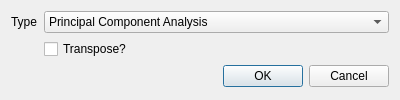
<?xml version="1.0" encoding="UTF-8"?>
<ui version="4.0">
 <class>MetaAnalysisDialog</class>
 <widget class="QDialog" name="MetaAnalysisDialog">
  <property name="geometry">
   <rect>
    <x>0</x>
    <y>0</y>
    <width>400</width>
    <height>100</height>
   </rect>
  </property>
  <property name="windowTitle">
   <string>Dialog</string>
  </property>
  <layout class="QFormLayout" name="formLayout">
   <item row="0" column="0">
    <widget class="QLabel" name="typeLabel">
     <property name="text">
      <string>Type</string>
     </property>
    </widget>
   </item>
   <item row="0" column="1">
    <widget class="QComboBox" name="typeComboBox">
     <item>
      <property name="text">
       <string>Principal Component Analysis</string>
      </property>
     </item>
     <item>
      <property name="text">
       <string>Vertex Component Analysis</string>
      </property>
     </item>
     <item>
      <property name="text">
       <string>Partial Least Squares (Classification)</string>
      </property>
     </item>
     <item>
      <property name="text">
       <string>k-Means Clustering</string>
      </property>
     </item>
     <item>
      <property name="text">
       <string>Hierarchical Clustering</string>
      </property>
     </item>
    </widget>
   </item>
   <item row="2" column="1">
    <widget class="QDialogButtonBox" name="buttonBox">
     <property name="orientation">
      <enum>Qt::Horizontal</enum>
     </property>
     <property name="standardButtons">
      <set>QDialogButtonBox::Cancel|QDialogButtonBox::Ok</set>
     </property>
    </widget>
   </item>
   <item row="1" column="1">
    <widget class="QCheckBox" name="transposeCheckBox">
     <property name="text">
      <string>Transpose?</string>
     </property>
    </widget>
   </item>
  </layout>
 </widget>
 <resources/>
 <connections>
  <connection>
   <sender>buttonBox</sender>
   <signal>accepted()</signal>
   <receiver>MetaAnalysisDialog</receiver>
   <slot>accept()</slot>
   <hints>
    <hint type="sourcelabel">
     <x>248</x>
     <y>254</y>
    </hint>
    <hint type="destinationlabel">
     <x>157</x>
     <y>274</y>
    </hint>
   </hints>
  </connection>
  <connection>
   <sender>buttonBox</sender>
   <signal>rejected()</signal>
   <receiver>MetaAnalysisDialog</receiver>
   <slot>reject()</slot>
   <hints>
    <hint type="sourcelabel">
     <x>316</x>
     <y>260</y>
    </hint>
    <hint type="destinationlabel">
     <x>286</x>
     <y>274</y>
    </hint>
   </hints>
  </connection>
 </connections>
</ui>
